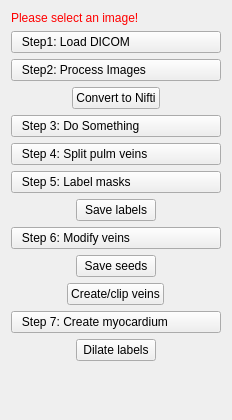
<?xml version="1.0" encoding="UTF-8"?>
<ui version="4.0">
 <class>FourChamberViewControls</class>
 <widget class="QWidget" name="FourChamberViewControls">
  <property name="geometry">
   <rect>
    <x>0</x>
    <y>0</y>
    <width>232</width>
    <height>420</height>
   </rect>
  </property>
  <property name="minimumSize">
   <size>
    <width>0</width>
    <height>0</height>
   </size>
  </property>
  <property name="windowTitle">
   <string>QmitkTemplate</string>
  </property>
  <layout class="QVBoxLayout" name="verticalLayout">
   <item>
    <widget class="QLabel" name="labelWarning">
     <property name="styleSheet">
      <string notr="true">QLabel { color: rgb(255, 0, 0) }</string>
     </property>
     <property name="text">
      <string>Please select an image!</string>
     </property>
    </widget>
   </item>
   <item>
    <widget class="QPushButton" name="button_loaddicom">
     <property name="styleSheet">
      <string notr="true">text-align: left;</string>
     </property>
     <property name="text">
      <string>   Step1: Load DICOM</string>
     </property>
    </widget>
   </item>
   <item>
    <widget class="QPushButton" name="button_processimg">
     <property name="styleSheet">
      <string notr="true">text-align: left;</string>
     </property>
     <property name="text">
      <string>   Step2: Process Images</string>
     </property>
    </widget>
   </item>
   <item alignment="Qt::AlignHCenter">
    <widget class="QPushButton" name="button_convert2nii">
     <property name="text">
      <string>Convert to Nifti</string>
     </property>
    </widget>
   </item>
   <item>
    <widget class="QPushButton" name="buttonPerformImageProcessing">
     <property name="toolTip">
      <string>Do image processing</string>
     </property>
     <property name="styleSheet">
      <string notr="true">text-align: left;</string>
     </property>
     <property name="text">
      <string>   Step 3: Do Something</string>
     </property>
    </widget>
   </item>
   <item>
    <widget class="QPushButton" name="button_splitpulms">
     <property name="styleSheet">
      <string notr="true">text-align: left;</string>
     </property>
     <property name="text">
      <string>   Step 4: Split pulm veins</string>
     </property>
    </widget>
   </item>
   <item>
    <widget class="QPushButton" name="button_labelmasks">
     <property name="styleSheet">
      <string notr="true">text-align: left;</string>
     </property>
     <property name="text">
      <string>   Step 5: Label masks</string>
     </property>
    </widget>
   </item>
   <item alignment="Qt::AlignHCenter">
    <widget class="QPushButton" name="button_savelabels">
     <property name="text">
      <string>Save labels</string>
     </property>
    </widget>
   </item>
   <item>
    <widget class="QPushButton" name="button_modifyveins">
     <property name="styleSheet">
      <string notr="true">text-align: left;</string>
     </property>
     <property name="text">
      <string>   Step 6: Modify veins</string>
     </property>
    </widget>
   </item>
   <item alignment="Qt::AlignHCenter">
    <widget class="QPushButton" name="button_saveveinseeds">
     <property name="text">
      <string>Save seeds</string>
     </property>
    </widget>
   </item>
   <item alignment="Qt::AlignHCenter">
    <widget class="QPushButton" name="button_createclipveins">
     <property name="text">
      <string>Create/clip veins</string>
     </property>
    </widget>
   </item>
   <item>
    <widget class="QPushButton" name="button_createmyo">
     <property name="styleSheet">
      <string notr="true">text-align: left;</string>
     </property>
     <property name="text">
      <string>   Step 7: Create myocardium</string>
     </property>
    </widget>
   </item>
   <item alignment="Qt::AlignHCenter">
    <widget class="QPushButton" name="button_dilatelabels">
     <property name="text">
      <string>Dilate labels</string>
     </property>
    </widget>
   </item>
   <item>
    <spacer name="spacer1">
     <property name="orientation">
      <enum>Qt::Vertical</enum>
     </property>
     <property name="sizeType">
      <enum>QSizePolicy::Expanding</enum>
     </property>
     <property name="sizeHint" stdset="0">
      <size>
       <width>20</width>
       <height>220</height>
      </size>
     </property>
    </spacer>
   </item>
  </layout>
 </widget>
 <layoutdefault spacing="6" margin="11"/>
 <resources/>
 <connections/>
</ui>
